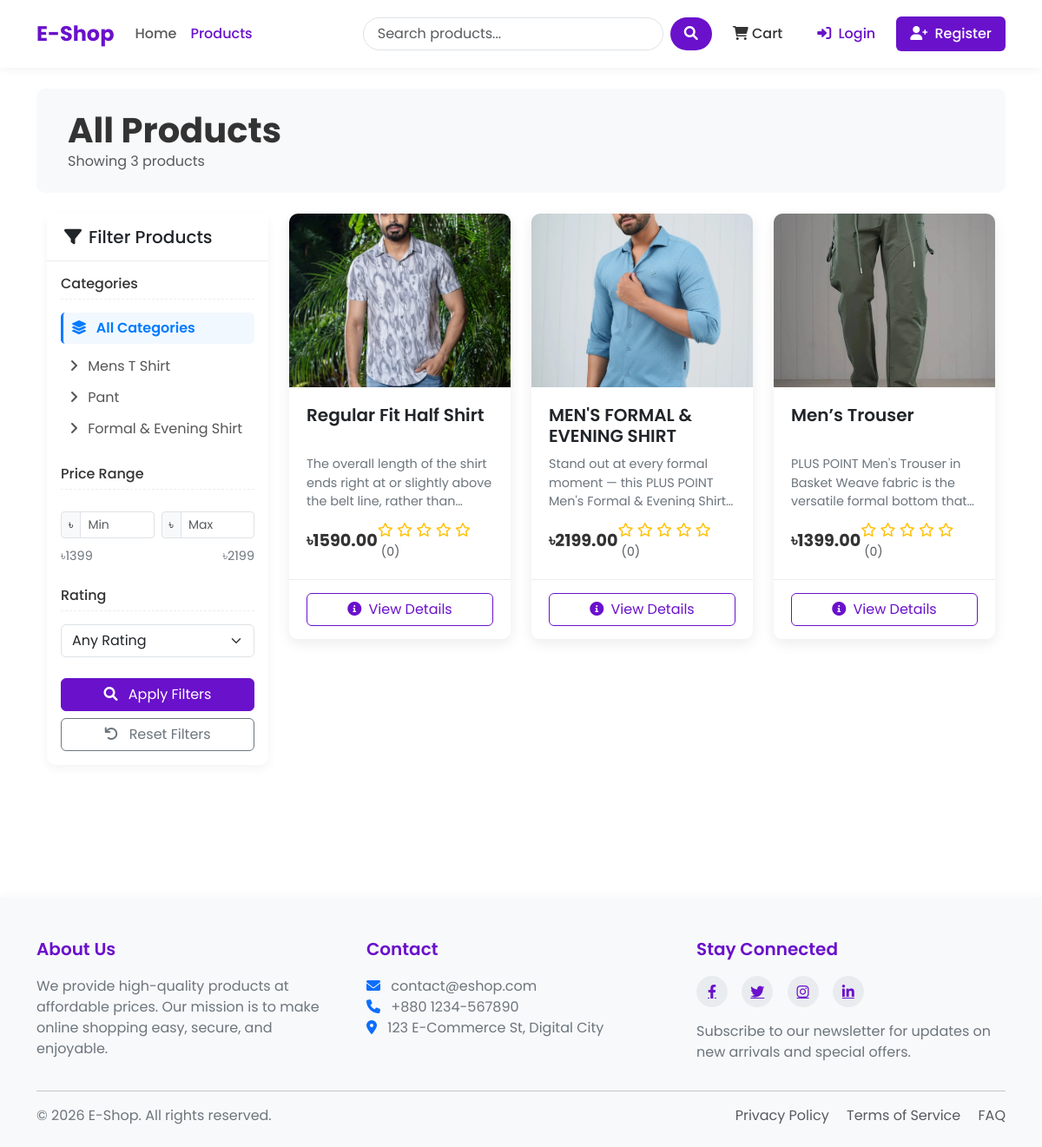
Screenshot of /products/ with the database file from the repository.
### shop/models.py (models this page shows, shortened)
class Category(models.Model):
      name = models.CharField(max_length=100)
      slug = models.SlugField(max_length=100,unique=True)
      description = models.TextField(blank=True)
      class Meta:
            verbose_name_plural = 'categories'

class Product(models.Model):
     name = models.CharField(max_length=100)
     slug = models.SlugField(max_length=100,unique=True)
     category = models.ForeignKey(Category,on_delete=models.CASCADE,related_name='products')
     description = models.TextField()
     price = models.DecimalField(max_digits=10,decimal_places=2)
     stock = models.PositiveBigIntegerField(default=1)
     available = models.BooleanField(default=True)
     created = models.DateTimeField(auto_now_add=True)
     updated = models.DateTimeField(auto_now=True)
     image = models.ImageField(upload_to='products/%Y/%m/%d')
     def average_rating(self):
            ratings = self.ratings.all()
            if ratings.count() > 0:
                return sum([rating.rating for rating in ratings])/ratings.count()
            return 0

### shop/views.py (the view, shortened to what this page needs)
# urls.py: path('products/', views.product_list, name = 'product_list'),
def product_list(request,category_slug = None):
    category = None
    categories = models.Category.objects.all()
    products = models.Product.objects.all()
    if category_slug:
        category = get_object_or_404(models.Category,slug=category_slug)
        products = products.filter(category = category)
    min_price = products.aggregate(Min('price'))['price__min']
    max_price = products.aggregate(Max('price'))['price__max']
    if request.GET.get('min_price'):
        products = products.filter(price__gte=request.GET.get('min_price'))
    if request.GET.get('max_price'):
        products = products.filter(price__lte=request.GET.get('max_price'))
    if request.GET.get('rating'):
            products = products.annotate(avg_rating = Avg('ratings__rating')).filter(avg_rating=request.GET.get('rating'))
    return render(request,'shop/product_list.html',{
        'category':category,
        'categories':categories,
        'products':products,
        'min_price':min_price,
        'max_price':max_price
    })

### shop/context_processors.py (called while the page is built)
def cart_items_count(request):
    if request.user.is_authenticated:
       try:
           cart = Cart.objects.get(user=request.user)
           return {'cart_items_count' : cart.cart_items_count}
       except Cart.DoesNotExist:
           {'cart_items_count':0}
    return {'cart_items_count':0}

### shop/templates/shop/product_list.html (shortened to what this page needs)
{% extends 'base.html' %}
{% block content %}
<div class="shop-header mb-4 p-4 bg-light">
    <div class="container-fluid">
        <div class="row align-items-center">
            <div class="col-md-6">
                <h1 class="shop-title">
                    {% if category %}{{ category.name }}{% else %}All Products{% endif %}
                </h1>
                <p class="text-muted mb-0">
                    Showing {{ products|length }} product{{ products|length|pluralize }}
                </p>
            </div>
        </div>
    </div>
</div>
<div class="container-fluid">
    <div class="row">
        <div class="col-lg-3 mb-4 filter-sidebar">
            <div class="filter-card card mb-4">
                <div class="card-header">
                    <h5 class="mb-0 d-flex align-items-center">
                        <i class="fas fa-filter me-2"></i> Filter Products
                    </h5>
                </div>
                <div class="card-body">
                    <form method="get">
                        <h6 class="filter-heading">Categories</h6>
                        <div class="mb-4">
                            <a href="{% url 'product_list' %}" class="filter-link {% if not category %}active{% endif %}">
                                <i class="fas fa-layer-group me-2"></i> All Categories
                            </a>
                            <div class="ms-2 mt-2">
                                {% for c in categories %}
                                <a href="{% url 'product_list_by_category' c.slug %}" class="filter-link {% if category.slug == c.slug %}active{% endif %}">
                                    <i class="fas fa-angle-right me-2"></i> {{ c.name }}
                                </a>
                                {% endfor %}
                            </div>
                        </div>
                        <h6 class="filter-heading">Price Range</h6>
                        <div class="mb-4">
                            <div class="price-slider-container">
                                <div class="row g-2 mb-2">
                                    <div class="col-6">
                                        <div class="input-group input-group-sm">
                                            <span class="input-group-text">৳</span>
                                            <input type="number" class="form-control" id="min_price" name="min_price"
                                                   value="{{ request.GET.min_price|default:'' }}" min="{{ min_price }}" max="{{ max_price }}" placeholder="Min">
                                        </div>
                                    </div>
                                    <div class="col-6">
                                        <div class="input-group input-group-sm">
                                            <span class="input-group-text">৳</span>
                                            <input type="number" class="form-control" id="max_price" name="max_price"
                                                   value="{{ request.GET.max_price|default:'' }}" min="{{ min_price }}" max="{{ max_price }}" placeholder="Max">
                                        </div>
                                    </div>
                                </div>
                                <div class="price-values">
                                    <span>৳{{ min_price }}</span>
                                    <span>৳{{ max_price }}</span>
                                </div>
                            </div>
                        </div>
                        <h6 class="filter-heading">Rating</h6>
                        <div class="mb-4">
                            <select class="form-select" name="rating">
                                <option value="">Any Rating</option>
                            </select>
                        </div>
                        <div class="d-grid gap-2">
                            <button type="submit" class="btn btn-primary">
                                <i class="fas fa-search me-2"></i> Apply Filters
                            </button>
                            <a href="{% url 'product_list' %}" class="btn btn-outline-secondary">
                                <i class="fas fa-undo me-2"></i> Reset Filters
                            </a>
                        </div>
                    </form>
                </div>
            </div>
        </div>
        <div class="col-lg-9">
            {% if products %}
            <div class="row row-cols-1 row-cols-md-2 row-cols-lg-3 g-4">
                {% for product in products %}
                <div class="col">
                    <div class="card h-100 product-card">
                        <div class="product-img-container">
                            {% if product.image %}
                            <img src="{{ product.image.url }}" class="product-img" alt="{{ product.name }}">
                            {% else %}
                            <div class="bg-light d-flex align-items-center justify-content-center h-100">
                                <i class="fas fa-image fa-3x text-muted"></i>
                            </div>
                            {% endif %}
                        </div>
                        <div class="card-body">
                            <h5 class="product-title">{{ product.name }}</h5>
                            <p class="product-desc">{{ product.description|truncatechars:100 }}</p>
                            <div class="d-flex justify-content-between align-items-center">
                                <span class="product-price">৳{{ product.price }}</span>
                                <div class="rating">
                                    {% for i in "12345" %}
                                    {% if forloop.counter <= product.average_rating %}
                                    <i class="fas fa-star"></i>
                                    {% else %}
                                    <i class="far fa-star"></i>
                                    {% endif %}
                                    {% endfor %}
                                    <span class="ms-1 text-muted small">({{ product.ratings.count }})</span>
                                </div>
                            </div>
                        </div>
                        <div class="card-footer">
                            <div class="d-grid">
                                <a href="{% url 'product_detail' product.slug %}" class="btn btn-outline-primary btn-add-cart">
                                    <i class="fas fa-info-circle me-1"></i> View Details
                                </a>
                            </div>
                        </div>
                    </div>
                </div>
                {% endfor %}
            </div>
            {% endif %}
        </div>
    </div>
</div>
{% endblock %}

### shop/templates/shop/product_list.html (style rules this page uses)
.filter-card { border: none; box-shadow: 0 4px 12px rgba(0,0,0,0.05); border-radius: 10px; position: sticky; top: 20px; }
.filter-card .card-header { background-color: #fff; border-bottom: 1px solid rgba(0,0,0,0.07); padding: 15px 20px; }
.filter-heading { color: #333; font-size: 1rem; margin-bottom: 15px; border-bottom: 1px dashed #eee; padding-bottom: 8px; }
.filter-link { color: #555; text-decoration: none; transition: all 0.2s; display: block; padding: 6px 3px; border-radius: 5px; }
.filter-link.active { color: #007bff; font-weight: 600; border-left: 3px solid #007bff; padding-left: 10px; background-color: rgba(0,123,255,0.05); }
.product-card { border: none; box-shadow: 0 5px 15px rgba(0,0,0,0.07); border-radius: 10px; overflow: hidden; transition: all 0.3s ease; }
.product-img-container { position: relative; overflow: hidden; height: 200px; }
.product-img { width: 100%; height: 100%; object-fit: cover; transition: transform 0.5s ease; }
.product-card .card-body { padding: 20px; }
.product-title { font-weight: 600; margin-bottom: 10px; height: 48px; overflow: hidden; display: -webkit-box; -webkit-line-clamp: 2; -webkit-box-orient: vertical; }
.product-desc { color: #6c757d; font-size: 0.9rem; margin-bottom: 15px; height: 60px; overflow: hidden; display: -webkit-box; -webkit-line-clamp: 3; -webkit-box-orient: vertical; }
.product-price { font-weight: 700; color: #333; font-size: 1.2rem; }
.rating { color: #ffc107; }
.product-card .card-footer { background-color: #fff; border-top: 1px solid rgba(0,0,0,0.07); padding: 15px 20px; }
.btn-add-cart { transition: all 0.3s ease; }
.shop-header { background-color: #f8f9fa; padding: 30px 0; margin-bottom: 30px; border-radius: 10px; }
.shop-title { font-weight: 700; color: #333; margin-bottom: 0; }
.price-slider-container { margin-top: 25px; }
.price-values { display: flex; justify-content: space-between; margin-top: 10px; color: #6c757d; font-size: 0.9rem; }

### templates/base.html (style rules this page uses)
:root { --primary-color: #6a11cb; --primary-dark: #5a0cb8; --primary-light: #7c4ddb; --secondary-color: #2575fc; --text-color: #333333; --text-light: #6c757d; --bg-light: #f8f9fa; --border-radius: 10px; --box-shadow: 0 5px 15px rgba(0,0,0,0.08); }
body { font-family: 'Poppins', sans-serif; color: var(--text-color); display: flex; flex-direction: column; min-height: 100vh; }
.product-card { border: none; border-radius: var(--border-radius); overflow: hidden; transition: transform 0.3s, box-shadow 0.3s; box-shadow: var(--box-shadow); }
.rating { color: #ffc107; }
.btn-primary { background-color: var(--primary-color); border-color: var(--primary-color); }
.btn-outline-primary { border-color: var(--primary-color); color: var(--primary-color); }

### rows the page displays
Category: name "Mens T Shirt"
Category: name "Pant"
Category: name "Formal & Evening Shirt"
Product: image (picture), name "Regular Fit Half Shirt", description "The overall length of the shirt ends right at or slightly above the belt line, rather…", price "1590.00", ratings.count "0"
Product: image (picture), name "MEN'S FORMAL & EVENING SHIRT", description "Stand out at every formal moment — this PLUS POINT Men's Formal & Evening…", price "2199.00", ratings.count "0"
Product: image (picture), name "Men’s Trouser", description "PLUS POINT Men's Trouser in Basket Weave fabric is the versatile formal bottom…", price "1399.00", ratings.count "0"

### other values shown
{{ products|length }} "3"
{{ min_price }} "1399"
{{ max_price }} "2199"
